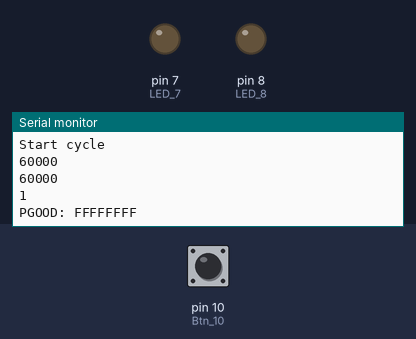
Recording of a sketch running on a simulated Arduino Uno, built with avr-gcc and run on an emulated ATmega328P. Parts: output pins drawn as LEDs (lit = HIGH), the last lines printed to the serial monitor. The inputs (shaded band) are chosen by the test bench; at power-on: pin 10 (Btn_10) HIGH.

Above: at 1.2 s.
1.3 s: pin 10 (Btn_10) pulled LOW for 1 s
At 2.4 s:
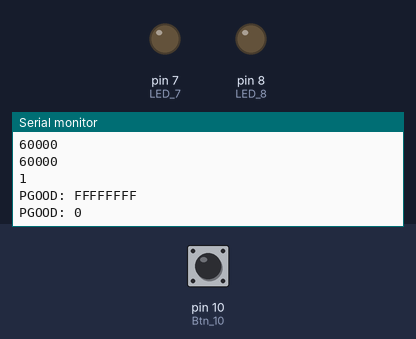
3.8 s: pin 10 (Btn_10) pulled LOW for 3.2 s
At 7.7 s:
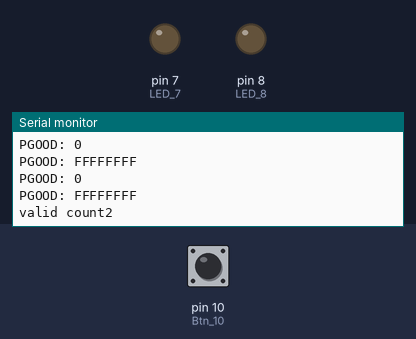
Timing chart, 0 to 9.2 s (numbered marks = the images above; inputs shaded):
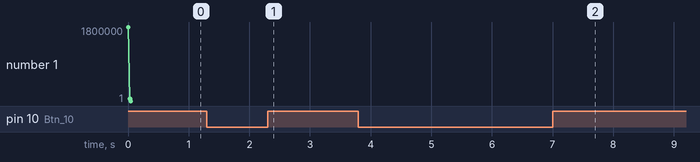

Measured:
- after the input at 1.3 s, the serial monitor: prints a new line after 0.17 s (image 1)
- after the input at 3.8 s, the serial monitor: prints a new line after 3.4 s (image 2)

The sketch:

test_powercycle.ino
```cpp
#include "exciss.h"

uint8_t powermanager_status = 0;
uint64_t last_timeref_millis = 0;

uint8_t powermanager_shutdown_request = 0xA5;


void setup() {
	pinMode(11, INPUT_PULLUP); // Btn 11
	pinMode(10, INPUT_PULLUP); // Btn 10

	pinMode(7, OUTPUT); // LED 7
	pinMode(8, OUTPUT); // LED 8
	Serial.begin(9600);

	Serial.println("start");

    uint32_t test = POWERMANAGER_FORCE_POWER_DOWN_WAIT_MILLIS;

    Serial.println(test);

    // 3600000
    // 3600000

}

void loop() {
	powermanager_poll_powercycle_command();
}


uint8_t get_pgood() {
	return digitalRead(10)==HIGH;
}

void powermanager_poll_powercycle_command()
{
    static uint32_t last_power_good_millis = 0UL;

    static uint32_t usb_power_status = 0;
    static uint32_t previous_usb_power_status = 0;

    static uint8_t power_cycle_valid_command_count = 0;

    static uint32_t powermanager_powercycle_timeout_millis;
    static uint32_t test;

    static uint32_t last_power_change_millis;

    get_pgood() ? usb_power_status = (usb_power_status<<1) | 1 : usb_power_status = usb_power_status<<1;


    if((usb_power_status==0xFFFFFFFF || usb_power_status==0) && usb_power_status != previous_usb_power_status)
    {
    	previous_usb_power_status = usb_power_status;

        if(powermanager_powercycle_timeout_millis==0) {
        	Serial.println("Start cycle");
        	powermanager_powercycle_timeout_millis = millis() + POWERMANAGER_POWERCYCLE_WINDOW_MILLIS;
        	power_cycle_valid_command_count++;
        	test = POWERMANAGER_POWERCYCLE_WINDOW_MILLIS;
        	Serial.println(test);
        	Serial.println(powermanager_powercycle_timeout_millis);
        	Serial.println(millis());
        }


        Serial.print("PGOOD: ");
        Serial.println(usb_power_status,HEX);

        if(last_power_change_millis>0 && power_cycle_valid_command_count>0) {
        	if( millis()>last_power_change_millis+POWERMANAGER_POWERCYCLE_MIN_INTERVAL) {
                power_cycle_valid_command_count++;
                Serial.print("valid count");
                Serial.println(power_cycle_valid_command_count);
            }
        }

        last_power_change_millis = millis();


        if(usb_power_status==0xFFFFFFFF) {
            last_power_good_millis = 0UL;
        } else {
            last_power_good_millis = millis();
        }
    }


    if(powermanager_powercycle_timeout_millis>0 && millis()>powermanager_powercycle_timeout_millis)
    {
        Serial.println("powercommand max wait time");
        if(power_cycle_valid_command_count == POWERMANAGER_N_RELOADCONFIG) {
            Serial.println("RELOAD CONFIG REQUEST");
            powermanager_status |= (1<<POWERMANAGER_STATUSBIT_HAS_RELOADCONFIG);
        }

        last_power_change_millis = 0UL;
        powermanager_powercycle_timeout_millis = 0UL;
        power_cycle_valid_command_count = 0;
        // powermanager_shutdown_request = 0xA5;

    }

    if(last_power_good_millis>0UL && millis()>(last_power_good_millis+POWERMANAGER_FORCE_POWER_DOWN_WAIT_MILLIS)) {
        Serial.println("FORCE POWER DOWN DUE TO USB POWER DOWN");
        last_power_change_millis = 0UL;
        powermanager_powercycle_timeout_millis = 0UL;
        power_cycle_valid_command_count = 0;
        // powermanager_8V_off();
        // powermanager_5V_off();
        // powermanager_vsys_off();
    }
}
```

exciss.h
```cpp
// ------------------------------------
// timekeeper

// configs
#define CORE__DATATRANSFER_WINDOW_START_HOUR        19
#define CORE__DATATRANSFER_WINDOW_END_HOUR          21

#define TIMEKEEPER__DATA_TRANSFER_WINDOW            11
#define TIMEKEEPER__SCIENCE_WINDOW                  22


// ------------------------------------
// powermenegment
#define POWERMANAGER_CELL_CAPACITY 3400*4
#define POWERMANAGER_EXPERIMENT_MIN_CHARGE 50 // value unit is percent
#define POWERMANAGER_SMALLTHINGS_MIN_CHARGE 20 // value unit is percent

#define POWERMANAGER_CALL_FREQUENCY 1 // call period (in seconds)

#define POWERMANAGER_N_RELOADCONFIG             4


#define POWERMANAGER_POWERCYCLE_WINDOW_MILLIS	1000UL*60UL
#define POWERMANAGER_POWERCYCLE_MIN_INTERVAL	2000UL

#define POWERMANAGER_STATUSBIT_HAS_POWERDOWN 0
#define POWERMANAGER_STATUSBIT_HAS_TIMEREF 1
#define POWERMANAGER_STATUSBIT_HAS_RELOADCONFIG 2

/* garbage?
#define POWERMANAGER_THERSHOLD_MIN_USB_ON 100
#define POWERMANAGER_THERSHOLD_MAX_USB_OFF 50
*/

// times in milliseconds

#define POWERMANAGER_FORCE_POWER_DOWN_WAIT_MILLIS        1000UL*60UL*30UL


// ------------------------------
// pinout mapping revision 00E

// left side
#define CORE__PIN_DOUT_MOSFET_5V                            4
#define CORE__PIN_DOUT_MOSFET_8V                            5
#define CORE__PIN_DOUT_FORCE_RASPI_SHUTDOWN                 6
#define CORE__PIN_DOUT_SCIENCE_IGNITION_SPARK_TRIGGER       7
#define CORE__PIN_DOUT_SCIENCE_ARC_CHARG                    8
#define CORE__PIN_PWM_POWERLED_FRONT                        9

// right side
#define CORE__PIN_AIN_SCIENCE_ARC_CHARG_VOLTAGE             A2
#define CORE__PIN_DOUT_USB_SWITCH_SWITCH                    13
#define CORE__PIN_DOUT_BABYSITTER_PGOOD                     12
#define CORE__PIN_DOUT_BABYSITTER_SYSOFF                    11
#define CORE__PIN_PWM_POWERLED_BACK                         10

// etc.
#define CORE__PIN_DEBUG_LED                                 13


// ------------------------------------
// UART config
#define UART_BAUTRATE   9600


// ------------------------------------
// usb switch config
#define USBSWITCH__SWITCH_TRANSFER      LOW
#define USBSWITCH__SWITCH_SCIENCE       HIGH


// ------------------------------------
// ignition config
#define CORE_IGNITION_MAX_CHARGTIME_MILLIS          5000
#define CORE_IGNITION_RETRY_MAX_COUNT               5
#define CORE_IGNITION_RETRY_DELAY_MILLIS            300
#define CORE_IGNITION_MIN_CHARG_VOLTAGE             100
#define CORE_IGNITION_MAX_CHARG_VOLTAGE             300

// pin to enable arc capacitor charging
#define CHARGEMONITOR_CHARGE_ENABLE HIGH
#define CHARGEMONITOR_CHARGE_DISABLE LOW

// pin to toggle for ignition
#define CHARGEMONITOR_IGNITE_IGNITE HIGH
#define CHARGEMONITOR_IGNITE_DISABLE LOW
#define CHARGEMONITOR_IGNITE_TOGGLE_DURATION 10 // milliseconds

// duration of spark
#define CHARGEMONITOR_IGNITION_WAIT 100 // milliseconds

// voltage threshold for determining whether ignition was successful (capacitor discharged to ca. 70V) - set above physical threshold
#define CHARGEMONITOR_EMPTY_THRESHOLD 100
#define CHARGEMONITOR_VOLTAGE_SCALE 1 // 400/3 // beware of integer divisions!


// ------------------------------------
// science operations
#define SCIENCE__DEFAULT_KEEPALIVE_TIME_MILLIS      60000*5
#define SCIENCE__DEFAULT_WAKEUP_TIMER_MILLIS        60000*30
#define SCIENCE__DEFAULT_WAIT_UNTIL_POWERDOWN       1000*30


// ------------------------------------
// init state machine value definitions
#define CORE__INIT_EXECUTE  0xA5A5A5A5
#define CORE__INIT_DONE     0x5A5A5A5A

#define CORE__INIT_STATE_SET_PWM_FREQ                       1101
#define CORE__INIT_STATE_I2C_BABYSITTER                     1201
#define CORE__INIT_STATE_I2C_RTC                            1202
#define CORE__INIT_STATE_INIT_SERIAL                        1203
#define CORE__INIT_STATE_END                                1900


// ------------------------------------
// main state machine definitions
#define CORE__MAIN_SM_T_INIT_IDLE_MODE                      2001
#define CORE__MAIN_SM_L_IDLE                                2101
#define CORE__MAIN_SM_T_SCIENCE_GO                          2201
#define CORE__MAIN_SM_T_SCIENCE_GO_DELAY                    2202
#define CORE__MAIN_SM_T_SCIENCE_GO_RASPI_POWERUP            2203
#define CORE__MAIN_SM_L_SCIENCE_RASPI_KEEPALIVE             2204
#define CORE__MAIN_SM_T_SCIENCE_POWERDOWN_DELAY             2205


// ------------------------------------
// power managment state machine definitions
#define CORE__POWER_SM_T_INIT                               3101
#define CORE__POWER_SM_L_IDLE_MODE                          3201
#define CORE__POWER_SM_L_RECOVER_MODE_DELAY                 3202

// ------------------------------------
// ignition managment state machine definitions
#define CORE__IGNITION_SM_T_INIT                                4101
#define CORE__IGNITION_SM_L_OFF                                 4102
#define CORE__IGNITION_SM_L_IDLE                                4201
#define CORE__IGNITION_SM_T_CHARGE                              4301
#define CORE__IGNITION_SM_L_CHARGE                              4302
#define CORE__IGNITION_SM_T_IGNITION_READY                      4401
#define CORE__IGNITION_SM_T_IGNITION_IGNITE                     4403
#define CORE__IGNITION_SM_L_IGNITION_REDO                       4404
#define CORE__IGNITION_SM_T_IGNITION_REDO_DELAY                 4405
#define CORE__IGNITION_SM_T_ABORT_DUE_FAILURE                   4901
```
